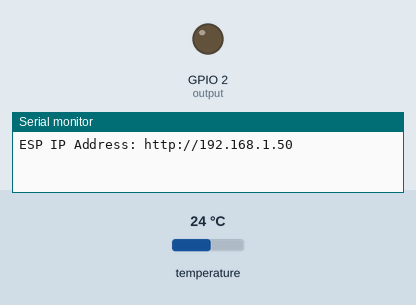
This sketch was run on a simulated ESP8266 (NodeMCU). Shown: output pins drawn as LEDs (lit = HIGH), the last lines printed to the serial monitor. The inputs (shaded band) are chosen by the test bench; at power-on: temperature 24 °C. WiFi joins after 1.5 s; servers stay silent unless stated.

Above: at 2.7 s.
2.8 s: temperature set to 25.4 °C
At 6.3 s:
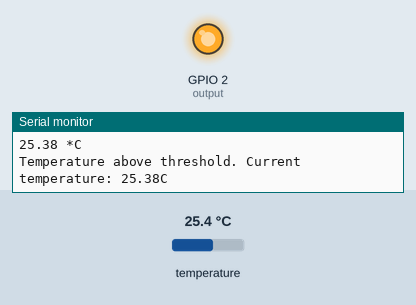
8.7 s: temperature set to 12 °C
At 11.3 s:
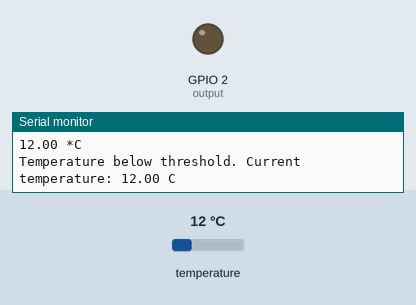
12.2 s: temperature set to 28 °C
At 16.3 s:
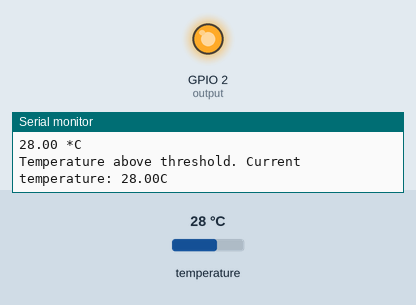
17.2 s: temperature set to 19 °C
At 21.3 s:
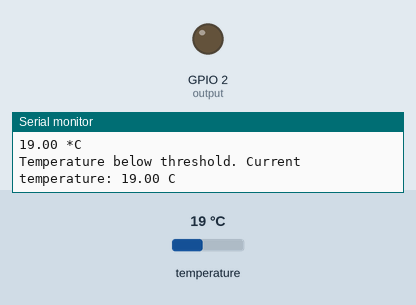
Timing chart, 0 to 22.8 s (numbered marks = the images above; inputs shaded):
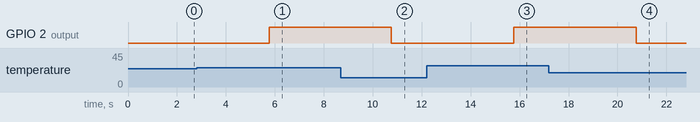

Measured:
- the behaviour switches between 25 and 25.1 °C on temperature (found by bisection; images 0 and 1)
- after the input at 2.8 s, GPIO 2 (output): LOW → HIGH after 3.0 s
- after the input at 8.7 s, GPIO 2 (output): HIGH → LOW after 2.1 s
- after the input at 12.2 s, GPIO 2 (output): LOW → HIGH after 3.6 s
- after the input at 17.2 s, GPIO 2 (output): HIGH → LOW after 3.6 s

The sketch:

esp_thermostat_web_server.ino
```cpp
// (licence header left out)
#ifdef ESP32
  #include <WiFi.h>
  #include <AsyncTCP.h>
#else
  #include <ESP8266WiFi.h>
  #include <ESPAsyncTCP.h>
#endif
#include <ESPAsyncWebServer.h>
#include <Wire.h>
#include <OneWire.h>
#include <DallasTemperature.h>

// REPLACE WITH YOUR NETWORK CREDENTIALS
const char* ssid = "REPLACE_WITH_YOUR_SSID";
const char* password = "REPLACE_WITH_YOUR_PASSWORD";

// Default Threshold Temperature Value
String inputMessage = "25.0";
String lastTemperature;
String enableArmChecked = "checked";
String inputMessage2 = "true";

// HTML web page to handle 2 input fields (threshold_input, enable_arm_input)
const char index_html[] PROGMEM = R"rawliteral(
<!DOCTYPE HTML><html><head>
  <title>Temperature Threshold Output Control</title>
  <meta name="viewport" content="width=device-width, initial-scale=1">
  </head><body>
  <h2>DS18B20 Temperature</h2>
  <h3>%TEMPERATURE% &deg;C</h3>
  <h2>ESP Arm Trigger</h2>
  <form action="/get">
    Temperature Threshold <input type="number" step="0.1" name="threshold_input" value="%THRESHOLD%" required><br>
    Arm Trigger <input type="checkbox" name="enable_arm_input" value="true" %ENABLE_ARM_INPUT%><br><br>
    <input type="submit" value="Submit">
  </form>
</body></html>)rawliteral";

void notFound(AsyncWebServerRequest *request) {
  request->send(404, "text/plain", "Not found");
}

AsyncWebServer server(80);

// Replaces placeholder with DS18B20 values
String processor(const String& var){
  //Serial.println(var);
  if(var == "TEMPERATURE"){
    return lastTemperature;
  }
  else if(var == "THRESHOLD"){
    return inputMessage;
  }
  else if(var == "ENABLE_ARM_INPUT"){
    return enableArmChecked;
  }
  return String();
}

// Flag variable to keep track if triggers was activated or not
bool triggerActive = false;

const char* PARAM_INPUT_1 = "threshold_input";
const char* PARAM_INPUT_2 = "enable_arm_input";

// Interval between sensor readings. Learn more about ESP32 timers: https://RandomNerdTutorials.com/esp32-pir-motion-sensor-interrupts-timers/
unsigned long previousMillis = 0;
const long interval = 5000;

// GPIO where the output is connected to
const int output = 2;

// GPIO where the DS18B20 is connected to
const int oneWireBus = 4;
// Setup a oneWire instance to communicate with any OneWire devices
OneWire oneWire(oneWireBus);
// Pass our oneWire reference to Dallas Temperature sensor
DallasTemperature sensors(&oneWire);

void setup() {
  Serial.begin(115200);
  WiFi.mode(WIFI_STA);
  WiFi.begin(ssid, password);
  if (WiFi.waitForConnectResult() != WL_CONNECTED) {
    Serial.println("WiFi Failed!");
    return;
  }
  Serial.println();
  Serial.print("ESP IP Address: http://");
  Serial.println(WiFi.localIP());

  pinMode(output, OUTPUT);
  digitalWrite(output, LOW);

  // Start the DS18B20 sensor
  sensors.begin();

  // Send web page to client
  server.on("/", HTTP_GET, [](AsyncWebServerRequest *request){
    request->send_P(200, "text/html", index_html, processor);
  });

  // Receive an HTTP GET request at <ESP_IP>/get?threshold_input=<inputMessage>&enable_arm_input=<inputMessage2>
  server.on("/get", HTTP_GET, [] (AsyncWebServerRequest *request) {
    // GET threshold_input value on <ESP_IP>/get?threshold_input=<inputMessage>
    if (request->hasParam(PARAM_INPUT_1)) {
      inputMessage = request->getParam(PARAM_INPUT_1)->value();
      // GET enable_arm_input value on <ESP_IP>/get?enable_arm_input=<inputMessage2>
      if (request->hasParam(PARAM_INPUT_2)) {
        inputMessage2 = request->getParam(PARAM_INPUT_2)->value();
        enableArmChecked = "checked";
      }
      else {
        inputMessage2 = "false";
        enableArmChecked = "";
      }
    }
    Serial.println(inputMessage);
    Serial.println(inputMessage2);
    request->send(200, "text/html", "HTTP GET request sent to your ESP.<br><a href=\"/\">Return to Home Page</a>");
  });
  server.onNotFound(notFound);
  server.begin();
}

void loop() {
  unsigned long currentMillis = millis();
  if (currentMillis - previousMillis >= interval) {
    previousMillis = currentMillis;
    sensors.requestTemperatures();
    // Temperature in Celsius degrees
    float temperature = sensors.getTempCByIndex(0);
    Serial.print(temperature);
    Serial.println(" *C");

    // Temperature in Fahrenheit degrees
    /*float temperature = sensors.getTempFByIndex(0);
    Serial.print(temperature);
    Serial.println(" *F");*/

    lastTemperature = String(temperature);

    // Check if temperature is above threshold and if it needs to trigger output
    if(temperature > inputMessage.toFloat() && inputMessage2 == "true" && !triggerActive){
      String message = String("Temperature above threshold. Current temperature: ") +
                            String(temperature) + String("C");
      Serial.println(message);
      triggerActive = true;
      digitalWrite(output, HIGH);
    }
    // Check if temperature is below threshold and if it needs to trigger output
    else if((temperature < inputMessage.toFloat()) && inputMessage2 == "true" && triggerActive) {
      String message = String("Temperature below threshold. Current temperature: ") +
                            String(temperature) + String(" C");
      Serial.println(message);
      triggerActive = false;
      digitalWrite(output, LOW);
    }
  }
}
```
